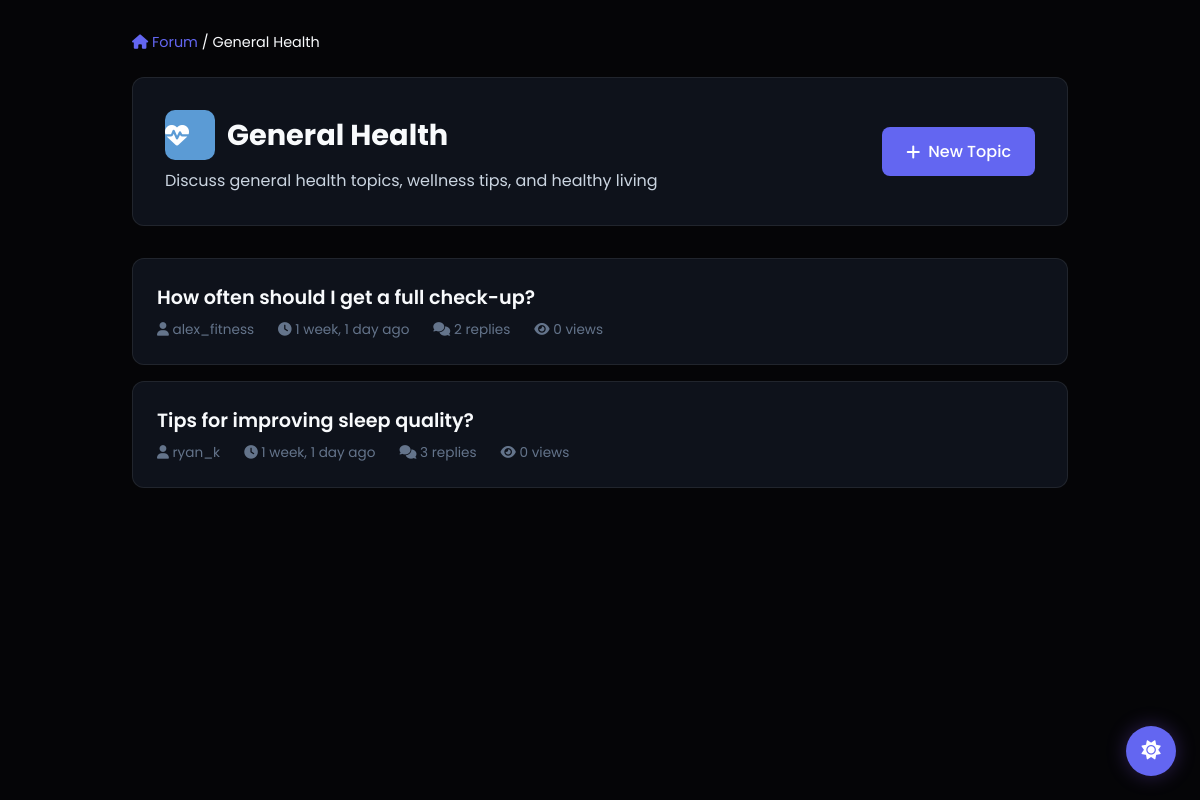
The app's page /community/category/1/ (signed in) with its own data.
### community/models.py (models this page shows, shortened)
class ForumCategory(models.Model):
    name = models.CharField(max_length=100)
    description = models.TextField(blank=True)
    icon = models.CharField(max_length=50, default='fa-comments')  # FontAwesome icon class
    color = models.CharField(max_length=7, default='#3AAFA9')  # Hex color
    created_at = models.DateTimeField(auto_now_add=True)
    order = models.IntegerField(default=0)  # For custom ordering
    class Meta:
        verbose_name_plural = 'Forum Categories'
        ordering = ['order', 'name']

class ForumTopic(models.Model):
    id = models.UUIDField(primary_key=True, default=uuid.uuid4, editable=False)
    category = models.ForeignKey(ForumCategory, on_delete=models.CASCADE, related_name='topics')
    author = models.ForeignKey(User, on_delete=models.CASCADE, related_name='forum_topics')
    title = models.CharField(max_length=200)
    content = models.TextField()
    created_at = models.DateTimeField(auto_now_add=True)
    updated_at = models.DateTimeField(auto_now=True)
    is_pinned = models.BooleanField(default=False)  # Pinned topics appear first
    is_locked = models.BooleanField(default=False)  # Locked topics can't receive replies
    views = models.IntegerField(default=0)
    class Meta:
        ordering = ['-is_pinned', '-updated_at']

### accounts/models.py (models this page shows, shortened)
class CustomUser(AbstractUser, PermissionsMixin):
    email = models.EmailField(unique=True)
    USERNAME_FIELD = 'username'
    REQUIRED_FIELDS = ['email']

### community/views.py (the view)
# urls.py: path('category/<int:category_id>/', views.category_view, name='category_view'),
@login_required
def category_view(request, category_id):
    category = get_object_or_404(ForumCategory, id=category_id)
    topics = ForumTopic.objects.filter(category=category).select_related('author').annotate(
        reply_count=Count('replies')
    ).order_by('-is_pinned', '-updated_at')
    context = {
        'category': category,
        'topics': topics,
    }
    return render(request, 'community/category_view.html', context)

### templates/community/category_view.html (shortened to what this page needs)
{% load static %}
<!DOCTYPE html>
<html lang="en">
<head>
    <link rel="stylesheet" href="https://cdnjs.cloudflare.com/ajax/libs/font-awesome/6.5.0/css/all.min.css">
    <link rel="stylesheet" href="{% static 'health_assistant/css/dark-mode.css' %}">
</head>
<body>
    <div class="container">
        <div class="breadcrumb">
            <a href="{% url 'forum_home' %}"><i class="fas fa-home"></i> Forum</a> /
            <span>{{ category.name }}</span>
        </div>
        <div class="category-header">
            <div class="category-info">
                <h1>
                    <div class="category-icon" style="background: {{ category.color }};">
                        <i class="{{ category.icon }}"></i>
                    </div>
                    {{ category.name }}
                </h1>
                <p style="color: var(--text-secondary); margin-top: 0.5rem;">{{ category.description }}</p>
            </div>
            <a href="{% url 'create_topic' category.id %}" class="btn btn-primary">
                <i class="fas fa-plus"></i> New Topic
            </a>
        </div>
        <ul class="topics-list">
            {% for topic in topics %}
            <li class="topic-item">
                <div class="topic-title">
                    <a href="{% url 'topic_view' topic.id %}">{{ topic.title }}</a>
                </div>
                <div class="topic-meta">
                    <span><i class="fas fa-user"></i> {{ topic.author.username }}</span>
                    <span><i class="fas fa-clock"></i> {{ topic.created_at|timesince }} ago</span>
                    <span><i class="fas fa-comments"></i> {{ topic.reply_count }} replies</span>
                    <span><i class="fas fa-eye"></i> {{ topic.views }} views</span>
                </div>
            </li>
            {% endfor %}
        </ul>
    </div>
</body>
</html>

### case_companion/static/health_assistant/css/dark-mode.css (style rules this page uses)
:root { --bg-primary: #f8fafc; --bg-secondary: #ffffff; --bg-tertiary: #f1f5f9; --text-primary: #0f172a; --text-secondary: #475569; --text-tertiary: #94a3b8; --border-color: #e2e8f0; --accent-primary: #7c3aed; --accent-secondary: #4f46e5; --chat-user-bg: #4f46e5; --chat-bot-bg: #ffffff; --chat-user-text: #ffffff; --chat-bot-text: #1e293b; --sidebar-bg: #ffffff; --input-bg: #ffffff; --input-border: #cbd5e1; --button-bg: #f1f5f9; --button-text: #334155; --button-hover: #e2e8f0; --scrollbar-track: #f1f5f9; --scrollbar-thumb: #cbd5e1; --modal-bg: #ffffff; --modal-overlay: rgba(15, 23, 42, 0.4); }
[data-theme="dark"] { --bg-primary: #050507; --bg-secondary: #0e121b; --bg-tertiary: #18181b; --text-primary: #f8fafc; --text-secondary: #cbd5e1; --text-tertiary: #64748b; --border-color: rgba(255, 255, 255, 0.08); --accent-primary: #8b5cf6; --accent-secondary: #6366f1; --chat-user-bg: #6366f1; --chat-bot-bg: #1e293b; --chat-user-text: #ffffff; --chat-bot-text: #f1f5f9; --sidebar-bg: #0e121b; --input-bg: rgba(255, 255, 255, 0.03); --input-border: rgba(255, 255, 255, 0.1); --button-bg: rgba(255, 255, 255, 0.05); --button-text: #f8fafc; --button-hover: rgba(255, 255, 255, 0.1); --scrollbar-track: #050507; --scrollbar-thumb: #1e293b; --modal-bg: #0e121b; --modal-overlay: rgba(0, 0, 0, 0.8); }
body { background: var(--bg-primary); color: var(--text-primary); transition: background-color 0.3s ease, color 0.3s ease; }
* { transition: background-color 0.3s ease, color 0.3s ease, border-color 0.3s ease; }

### templates/community/category_view.html (style rules this page uses)
* { margin: 0; padding: 0; box-sizing: border-box; }
body { font-family: 'Poppins', sans-serif; background: var(--bg-primary); color: var(--text-primary); min-height: 100vh; }
.container { max-width: 1000px; margin: 0 auto; padding: 2rem; }
.breadcrumb { margin-bottom: 1.5rem; font-size: 0.9rem; }
.breadcrumb a { color: var(--accent-secondary); text-decoration: none; }
.category-header { background: var(--bg-secondary); border: 1px solid var(--border-color); border-radius: 12px; padding: 2rem; margin-bottom: 2rem; display: flex; justify-content: space-between; align-items: center; }
.category-info h1 { font-size: 1.8rem; margin-bottom: 0.5rem; display: flex; align-items: center; gap: 0.75rem; }
.category-icon { width: 50px; height: 50px; border-radius: 10px; display: flex; align-items: center; justify-center; font-size: 1.5rem; color: white; }
.btn { padding: 0.75rem 1.5rem; border-radius: 8px; border: none; cursor: pointer; font-weight: 500; transition: all 0.3s ease; text-decoration: none; display: inline-flex; align-items: center; gap: 0.5rem; }
.btn-primary { background: var(--accent-secondary); color: white; }
.topics-list { list-style: none; }
.topic-item { background: var(--bg-secondary); border: 1px solid var(--border-color); border-radius: 12px; padding: 1.5rem; margin-bottom: 1rem; transition: all 0.3s ease; }
.topic-title { font-size: 1.2rem; font-weight: 600; margin-bottom: 0.5rem; }
.topic-title a { color: var(--text-primary); text-decoration: none; }
.topic-meta { display: flex; gap: 1.5rem; font-size: 0.85rem; color: var(--text-tertiary); }

### records on screen
ForumCategory: name "General Health", description "Discuss general health topics, wellness tips, and healthy living"
ForumTopic: title "How often should I get a full check-up?", author.username "alex_fitness", created_at "1 week, 1 day", reply_count "2", views "0"
ForumTopic: title "Tips for improving sleep quality?", author.username "ryan_k", created_at "1 week, 1 day", reply_count "3", views "0"
